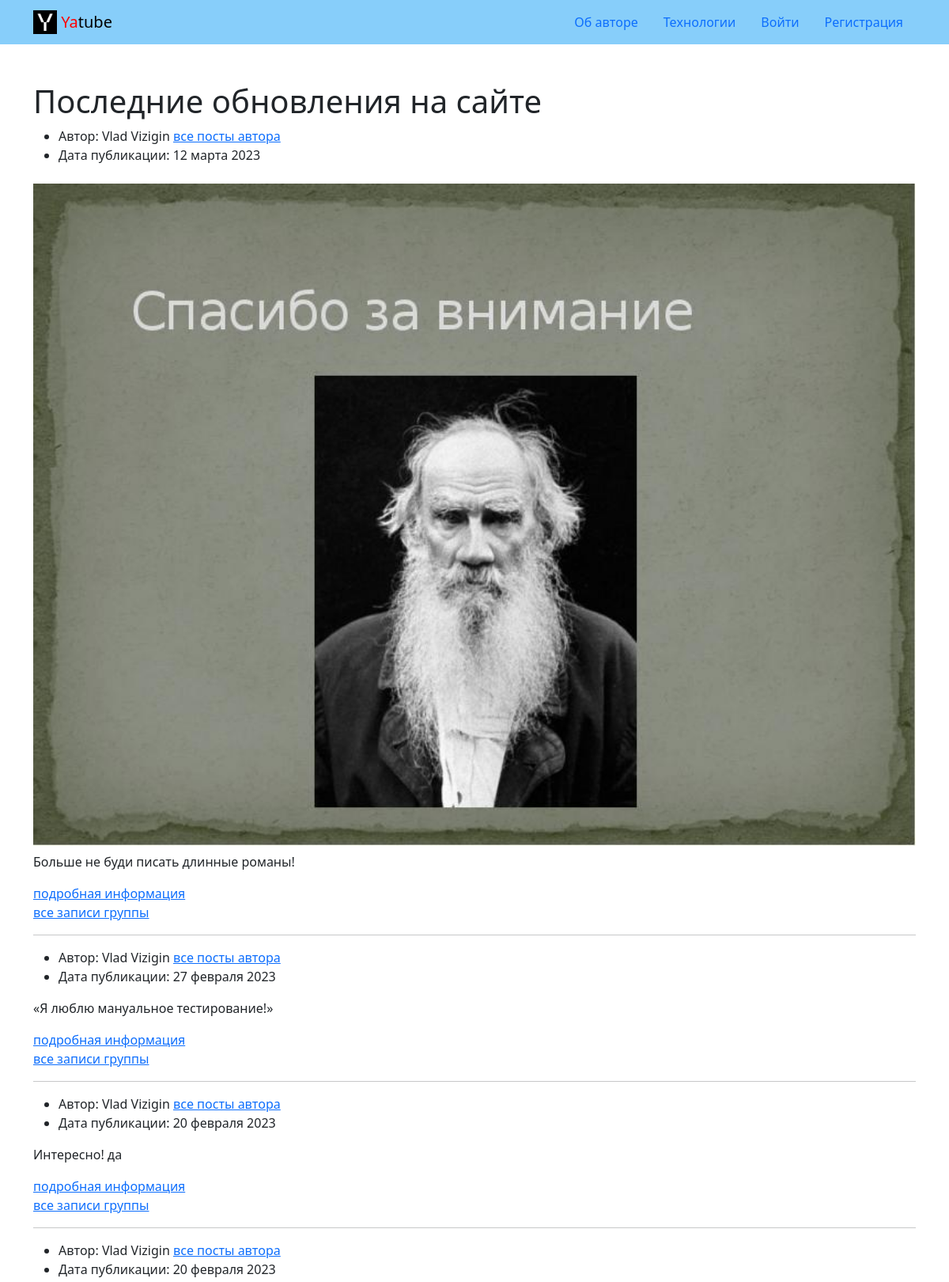
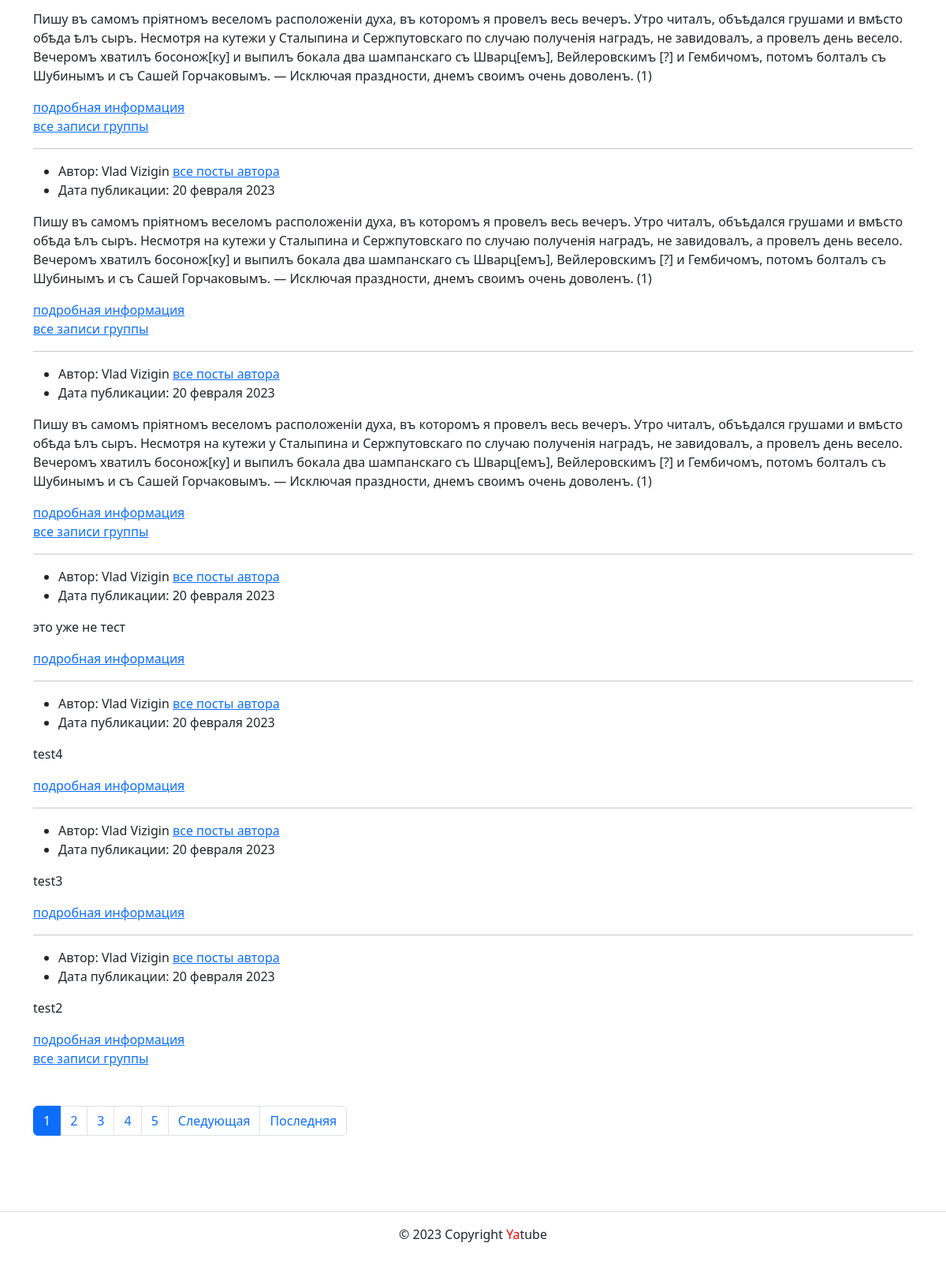
Page /auth/ on the committed database (2 pictures, top to bottom).
### posts/models.py (models this page shows, shortened)
class Post(models.Model):
    text = models.TextField(
        help_text="Текст поста",
        verbose_name="Введите текст поста",
    )
    pub_date = models.DateTimeField(
        auto_now_add=True,
        verbose_name="Укажите дату публикации",
        help_text="Дата поста",
    )
    author = models.ForeignKey(
        User,
        on_delete=models.CASCADE,
        related_name='posts',
        verbose_name='Автор',
        help_text="Автор поста",
    )
    group = models.ForeignKey(
        'Group',
        blank=True,
        null=True,
        on_delete=models.SET_NULL,
        related_name='posts',
        help_text="Выбрать группу",
        verbose_name='Группа'
    )
    image = models.ImageField(
        'Картинка',
        upload_to='posts/',
        blank=True
    )
    class Meta:
        ordering = ('-pub_date',)
        verbose_name = "Пост"
        verbose_name_plural = "Посты"

### posts/views.py (the view)
# urls.py: path('', views.index, name="main"),
def index(request):
    page_obj = get_paginator(Post.objects.all(), request)
    context = {
        'page_obj': page_obj,
        'index': True
    }
    return render(request, 'posts/index.html', context)

### core/context_processors/year.py (called while the page is built)
def year(request):
    dt = timezone.now().year
    """Добавляет переменную с текущим годом."""
    return {
        'year': dt
    }

### posts/views.py (called while the page is built)
def get_paginator(items_list, request, page_param='page'):
    paginator = Paginator(items_list, POSTS_PER_PAGE)
    page_number = request.GET.get(page_param)
    return paginator.get_page(page_number)

### templates/posts/index.html (shortened to what this page needs)
{% extends 'base.html' %}
{% load cache %}
{% load thumbnail %}
{% block content %}
  {% cache 20 index_content %}
    <h1>Последние обновления на сайте</h1>
    {% for post in page_obj %}
      {% include "posts/post_info.html" with show_link=True %}
    {% endfor %}
    {% include 'posts/includes/paginator.html' %}
  {% endcache %}
{% endblock %}

### templates/posts/post_info.html
{% load thumbnail %}
<article>
  <ul>
    {% if not author_hide %}
      <li>
        Автор: {{ post.author.get_full_name }}
        <a href="{% url 'posts_app:profile' post.author %}">все посты автора</a>
      </li>
    {% endif %}
    <li>
      Дата публикации: {{ post.pub_date|date:"d E Y" }}
    </li>
  </ul>
  {% thumbnail post.image "960x339" crop="center" upscale=True as im %}
    <img class="card-img my-2" src="{{ im.url }}">
  {% endthumbnail %}
  <p>{{ post.text }}</p>
  <a href="{% url 'posts_app:post_detail' post.id %}">подробная информация</a>
</article>
{% if show_link and post.group %}
  <a href="{% url 'posts_app:group_list' post.group.slug %}">все записи группы</a>
{% endif %}
{% if not forloop.last %}<hr>{% endif %}

### rows in the picture
Post: author.get_full_name "Vlad Vizigin", pub_date "12 марта 2023", text "Больше не буди писать длинные романы!", shows "все записи группы"
Post: author.get_full_name "Vlad Vizigin", pub_date "27 февраля 2023", text "«Я люблю мануальное тестирование!»", shows "все записи группы"
Post: author.get_full_name "Vlad Vizigin", pub_date "20 февраля 2023", text "Интересно! да", shows "все записи группы"
Post: author.get_full_name "Vlad Vizigin", pub_date "20 февраля 2023", text "Пишу въ самомъ пріятномъ веселомъ расположеніи духа, въ которомъ я провелъ весь вечеръ. Утро читалъ, объѣдался грушами и вмѣсто обѣда ѣлъ сыръ. Несмотря на кутежи у Сталыпина и Сержпутовскаго по случаю полученія наградъ, не завидовалъ, а провелъ день весело. Вечеромъ хватилъ босонож[ку] и выпилъ бокала два шампанскаго съ Шварц[емъ], Вейлеровскимъ [?] и Гембичомъ, потомъ болталъ съ Шубинымъ и съ Сашей Горчаковымъ. — Исключая праздности, днемъ своимъ очень доволенъ. (1)", shows "все записи группы"
Post: author.get_full_name "Vlad Vizigin", pub_date "20 февраля 2023", text "Пишу въ самомъ пріятномъ веселомъ расположеніи духа, въ которомъ я провелъ весь вечеръ. Утро читалъ, объѣдался грушами и вмѣсто обѣда ѣлъ сыръ. Несмотря на кутежи у Сталыпина и Сержпутовскаго по случаю полученія наградъ, не завидовалъ, а провелъ день весело. Вечеромъ хватилъ босонож[ку] и выпилъ бокала два шампанскаго съ Шварц[емъ], Вейлеровскимъ [?] и Гембичомъ, потомъ болталъ съ Шубинымъ и съ Сашей Горчаковымъ. — Исключая праздности, днемъ своимъ очень доволенъ. (1)", shows "все записи группы"
Post: author.get_full_name "Vlad Vizigin", pub_date "20 февраля 2023", text "Пишу въ самомъ пріятномъ веселомъ расположеніи духа, въ которомъ я провелъ весь вечеръ. Утро читалъ, объѣдался грушами и вмѣсто обѣда ѣлъ сыръ. Несмотря на кутежи у Сталыпина и Сержпутовскаго по случаю полученія наградъ, не завидовалъ, а провелъ день весело. Вечеромъ хватилъ босонож[ку] и выпилъ бокала два шампанскаго съ Шварц[емъ], Вейлеровскимъ [?] и Гембичомъ, потомъ болталъ съ Шубинымъ и съ Сашей Горчаковымъ. — Исключая праздности, днемъ своимъ очень доволенъ. (1)", shows "все записи группы"
Post: author.get_full_name "Vlad Vizigin", pub_date "20 февраля 2023", text "это уже не тест"
Post: author.get_full_name "Vlad Vizigin", pub_date "20 февраля 2023", text "test4"
Post: author.get_full_name "Vlad Vizigin", pub_date "20 февраля 2023", text "test3"
Post: author.get_full_name "Vlad Vizigin", pub_date "20 февраля 2023", text "test2", shows "все записи группы"

### other values in the picture
{{ i }} "1"
{{ i }} "2" "3" "4" "5"
